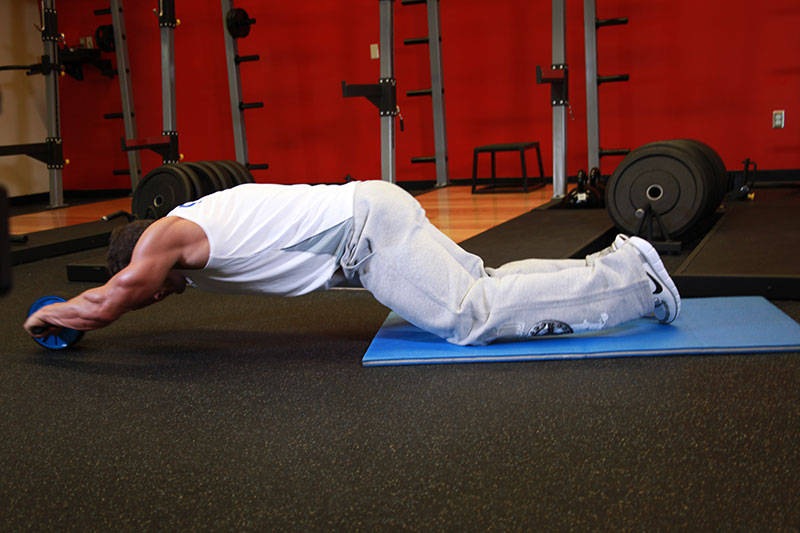
#> input picture initscripts/exercises/Ab_Roller/1.jpg, 800 x 533 px; its folder holds only this picture in this run
$ python resizing_150x150.py
#> lines starting #> are read from the running program, lines starting #| are printed output that depends on the picture
import os
import sys
from PIL import Image
import concurrent.futures
from pathlib import Path
import logging
from tqdm import tqdm

class ImageProcessor:
    def __init__(self, input_dir, output_dir):
        self.input_dir = Path(input_dir)
        self.output_dir = Path(output_dir)
        self.output_dir.mkdir(parents=True, exist_ok=True)

        if sys.platform.startswith('win'):
            sys.stdout.reconfigure(encoding='utf-8')

        logging.basicConfig(
            level=logging.INFO,
            format='%(asctime)s - %(levelname)s - %(message)s',
            handlers=[
                logging.FileHandler('image_processing.log', encoding='utf-8'),
                logging.StreamHandler(sys.stdout)
            ]
        )
        self.logger = logging.getLogger(__name__)

    def smart_resize_with_padding(self, img, target_size):
        """Resize image maintaining aspect ratio and add padding matching the original background color."""
        original_width, original_height = img.size
        aspect_ratio = original_width / original_height
        target_width, target_height = target_size

        # Calculate new dimensions maintaining aspect ratio
        if aspect_ratio > 1:
            new_width = target_width
            new_height = int(target_width / aspect_ratio)
        else:
            new_height = target_height
            new_width = int(target_height * aspect_ratio)

        # Resize the image
        img = img.resize((new_width, new_height), Image.Resampling.LANCZOS)

        # Determine background color from corners of original image
        corners = [
            img.getpixel((0, 0)),
            img.getpixel((0, img.height-1)),
            img.getpixel((img.width-1, 0)),
            img.getpixel((img.width-1, img.height-1))
        ]
        bg_color = max(set(corners), key=corners.count)  # Most common corner color

        # Create new background with matched color
        background = Image.new(img.mode, target_size, bg_color)

        # Calculate position to paste resized image
        paste_x = (target_width - new_width) // 2
        paste_y = (target_height - new_height) // 2

        # Paste resized image onto background
        background.paste(img, (paste_x, paste_y))

        return background

    def process_single_image(self, image_path, exercise_name):
        try:
            self.logger.info(f"Processing image: {image_path}")

            with Image.open(image_path) as img:
                # Keep original mode (RGB, RGBA, etc.)
                original_mode = img.mode
                original_format = img.format or 'JPEG'  # Default to JPEG if format is None

                processed_img = self.smart_resize_with_padding(img, (128, 128))

                exercise_output_dir = self.output_dir / exercise_name
                exercise_output_dir.mkdir(parents=True, exist_ok=True)

                # Keep original file extension
                output_path = exercise_output_dir / f"{image_path.stem}{image_path.suffix}"

                # Save with original format and mode
                save_params = {
                    'format': original_format,
                    'quality': 95  # High quality for all formats that support it
                }

                if original_format == 'PNG':
                    save_params['optimize'] = True
                elif original_format == 'JPEG':
                    save_params['optimize'] = True
                    save_params['progressive'] = True
                elif original_format == 'WEBP':
                    save_params['method'] = 6
                    save_params['lossless'] = False
                    save_params['exact'] = True

                processed_img.save(output_path, **save_params)

                self.logger.info(f"Successfully processed: {output_path}")
                return True, image_path.name

        except Exception as e:
            self.logger.error(f"Error processing {image_path}: {str(e)}")
            return False, image_path.name

    def find_images(self):
        """Find all images in subdirectories."""
        image_files = []
        exercise_dirs = [d for d in self.input_dir.iterdir() if d.is_dir()]

        self.logger.info(f"Found {len(exercise_dirs)} exercise directories")

        for exercise_dir in exercise_dirs:
            exercise_name = exercise_dir.name
            for img_path in exercise_dir.glob('*.*'):
                if img_path.suffix.lower() in ['.jpg', '.jpeg', '.png', '.webp']:
                    image_files.append((img_path, exercise_name))

        return image_files

    def process_batch(self, max_workers=None):
        image_files = self.find_images()

        if not image_files:
            self.logger.warning(f"No images found in {self.input_dir}")
            print(f"No images found in {self.input_dir}")
            return 0, 0

        total_images = len(image_files)
        self.logger.info(f"Found {total_images} images to process")
        print(f"Found {total_images} images to process")

        successful = 0
        failed = 0

        with concurrent.futures.ThreadPoolExecutor(max_workers=max_workers) as executor:
            futures = {executor.submit(self.process_single_image, img_path, exercise_name): img_path
                      for img_path, exercise_name in image_files}
#> in process_single_image, img is the input picture: PIL image 800x533 RGB; mean R, G, B 87.3, 54.5, 49.7
#> in smart_resize_with_padding, `corners = [ img.getpixel((0, 0)), img.getpixel((0, img.height-1)), img..`: corners = [(85, 57, 34), (42, 37, 24), (124, 16, 6), (44, 35, 23)]
#> in smart_resize_with_padding, `bg_color = max(set(corners), key=corners.count)`: bg_color = (85, 57, 34)
#> call 2 of process_single_image, with exercise_name = 'Alternate_Leg_Diagonal_Bound'
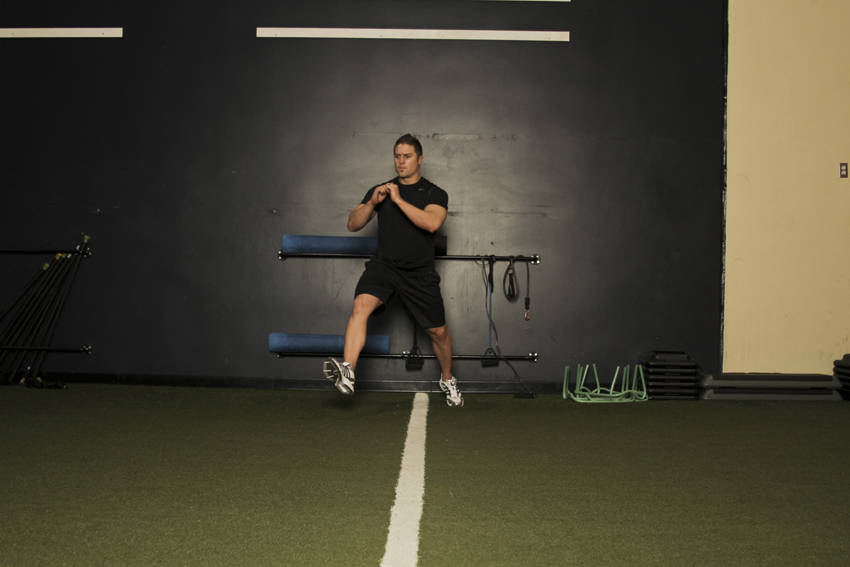
#> input picture initscripts/exercises/Alternate_Leg_Diagonal_Bound/0.jpg, 850 x 567 px
#> in process_single_image, img is the input picture: PIL image 850x567 RGB; mean R, G, B 70.5, 66.9, 51.7
#> call 3 of process_single_image, with exercise_name = 'Anti-Gravity_Press'
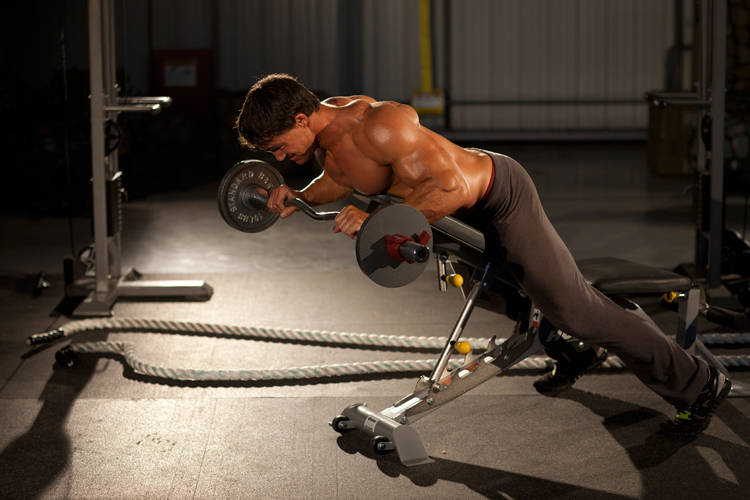
#> input picture initscripts/exercises/Anti-Gravity_Press/0.jpg, 750 x 500 px
#> in process_single_image, img is the input picture: PIL image 750x500 RGB; mean R, G, B 79.4, 67.2, 56.6
#> call 3 of smart_resize_with_padding, with target_size = (128, 128)
#> in smart_resize_with_padding (call 3), `img = img.resize((new_width, new_height), Image.Resampling.LANCZOS)`:
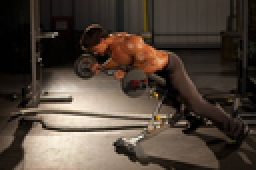
#> img: PIL image 128x85 RGB (shown 2 times larger); mean R, G, B 79.4, 67.2, 56.7
#> in smart_resize_with_padding (call 3), `corners = [ img.getpixel((0, 0)), img.getpixel((0, img.height-1)), img..`: corners = [(1, 1, 1), (25, 18, 11), (16, 8, 2), (27, 21, 15)]
#> in smart_resize_with_padding (call 3), `bg_color = max(set(corners), key=corners.count)`: bg_color = (27, 21, 15)
#> call 4 of process_single_image, with exercise_name = 'Barbell_Ab_Rollout_-_On_Knees'
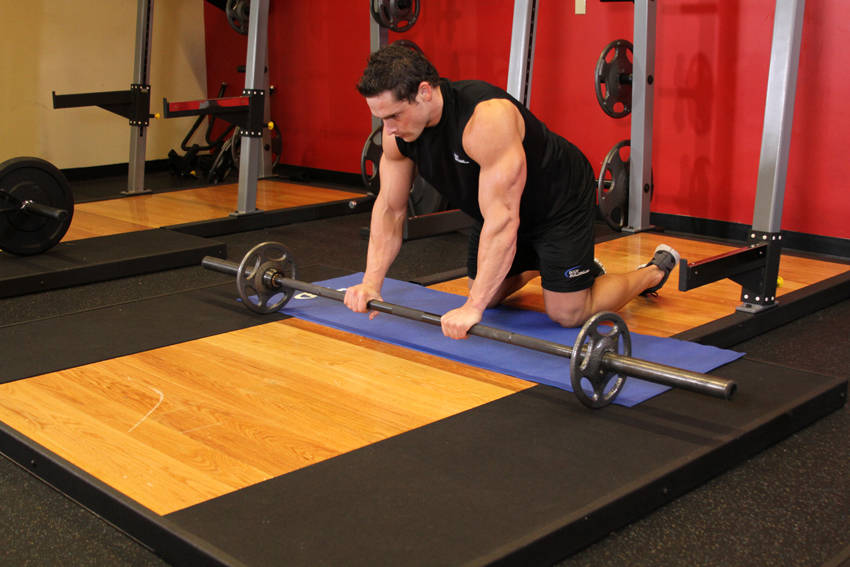
#> input picture initscripts/exercises/Barbell_Ab_Rollout_-_On_Knees/0.jpg, 850 x 567 px
#> in process_single_image, img is the input picture: PIL image 850x567 RGB; mean R, G, B 116.1, 70.7, 47.9
#> call 4 of smart_resize_with_padding, with target_size = (128, 128)
#> in smart_resize_with_padding (call 4), `img = img.resize((new_width, new_height), Image.Resampling.LANCZOS)`:
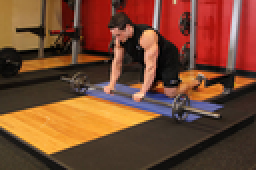
#> img: PIL image 128x85 RGB (shown 2 times larger); mean R, G, B 116.1, 70.7, 47.9
#> in smart_resize_with_padding (call 4), `corners = [ img.getpixel((0, 0)), img.getpixel((0, img.height-1)), img..`: corners = [(166, 121, 54), (63, 54, 37), (214, 94, 100), (53, 39, 32)]
#> in smart_resize_with_padding (call 4), `bg_color = max(set(corners), key=corners.count)`: bg_color = (63, 54, 37)
#> in smart_resize_with_padding (call 4), `background = Image.new(img.mode, target_size, bg_color)`:
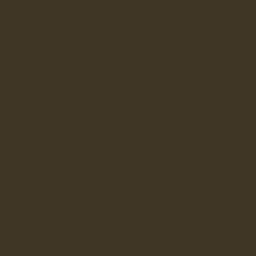
#> background: PIL image 128x128 RGB (shown 2 times larger); mean R, G, B 63, 54, 37
#> in smart_resize_with_padding (call 4), `background.paste(img, (paste_x, paste_y))`:
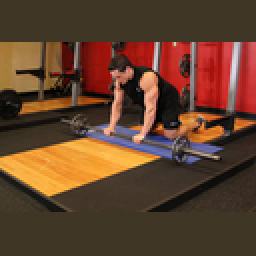
#> background: PIL image 128x128 RGB (shown 2 times larger); mean R, G, B 98.2, 65.1, 44.3

            with tqdm(total=total_images, desc="Processing images") as pbar:
                for future in concurrent.futures.as_completed(futures):
                    success, filename = future.result()
                    if success:
                        successful += 1
                    else:
                        failed += 1
                    pbar.update(1)

        return successful, failed

def main():
    script_dir = Path(__file__).parent
    input_dir = script_dir / "exercises"
    output_dir = script_dir / "processed_exercises_128x128"

    print(f"Input directory: {input_dir}")
    print(f"Output directory: {output_dir}")

    if not input_dir.exists():
        print(f"ERROR: Input directory does not exist: {input_dir}")
        return

    processor = ImageProcessor(input_dir, output_dir)
    successful, failed = processor.process_batch()

    print(f"""
    Processing completed:
    ✓ Successfully processed: {successful}
    ✗ Failed: {failed}

    Processed images can be found in: {output_dir}
    """)

if __name__ == "__main__":
    main()
